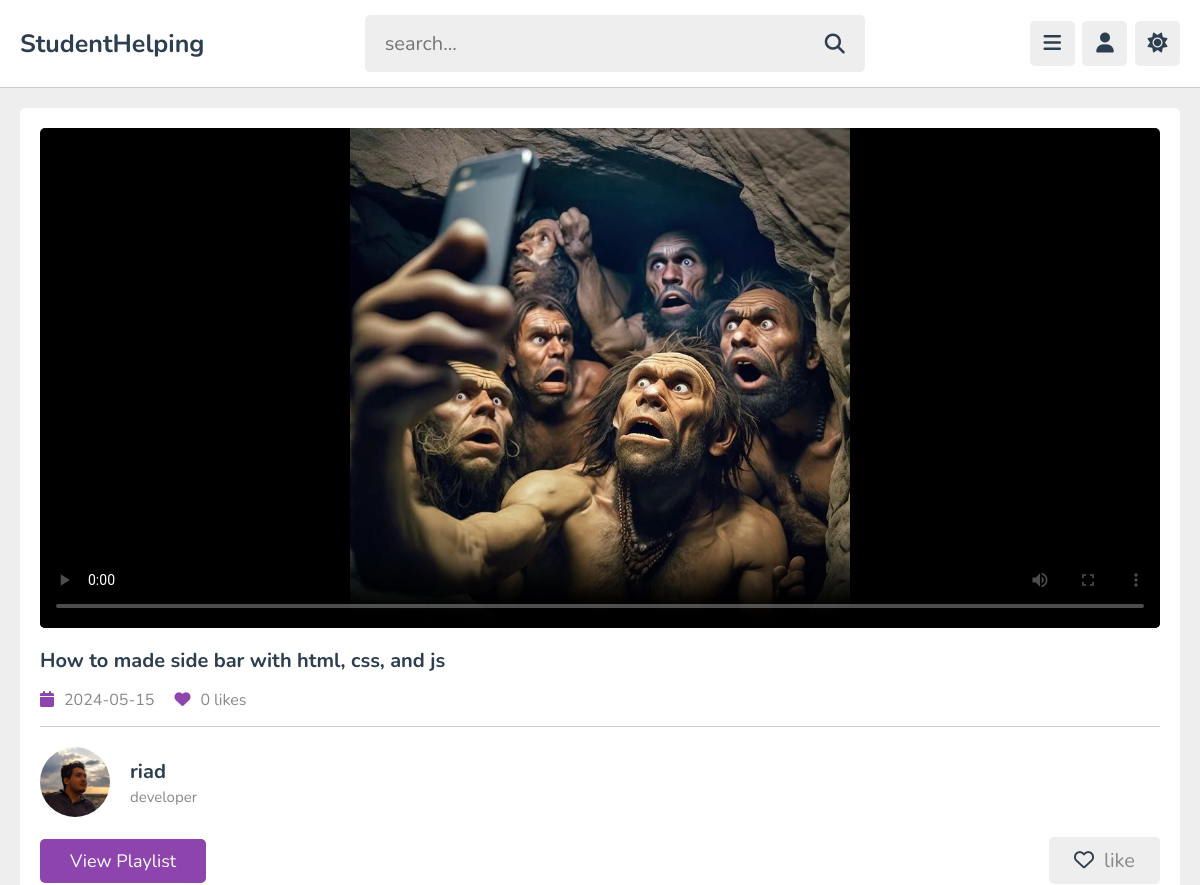
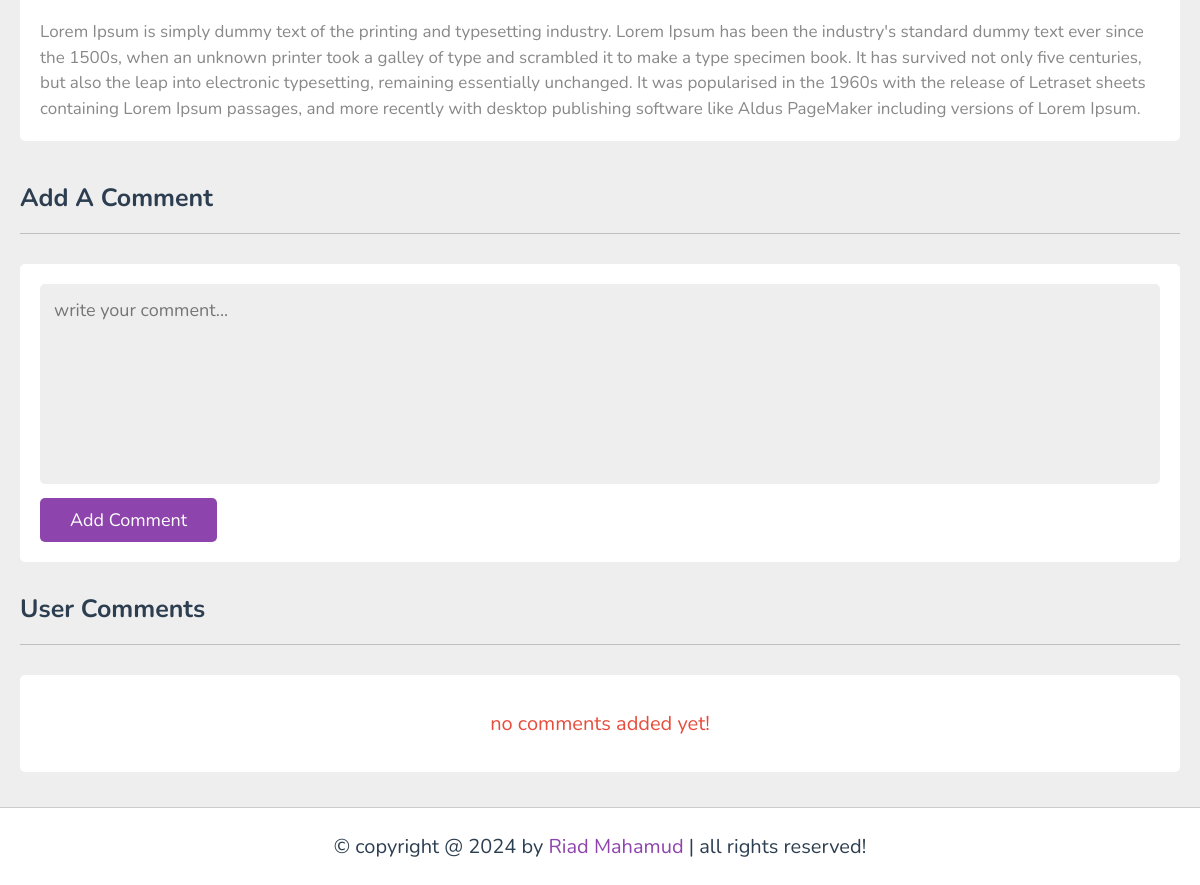
The page /watch_video.php?get_id=6vdaRswm45X4RgulImvB (signed in) on the database its author committed (2 pictures, top to bottom).
### tables this page shows
CREATE TABLE `content` (
  `id` varchar(20) NOT NULL,
  `tutor_id` varchar(20) NOT NULL,
  `playlist_id` varchar(20) NOT NULL,
  `title` varchar(100) NOT NULL,
  `description` varchar(1000) NOT NULL,
  `video` varchar(100) NOT NULL,
  `thumb` varchar(100) NOT NULL,
  `date` date NOT NULL DEFAULT current_timestamp(),
  `status` varchar(20) NOT NULL DEFAULT 'deactive'
);

CREATE TABLE `tutors` (
  `id` varchar(20) NOT NULL,
  `name` varchar(50) NOT NULL,
  `profession` varchar(50) NOT NULL,
  `email` varchar(50) NOT NULL,
  `password` varchar(50) NOT NULL,
  `image` varchar(100) NOT NULL
);

### watch_video.php (the view, shortened to what this page needs)
<?php
include 'components/connect.php';
if(isset($_COOKIE['user_id'])){
   $user_id = $_COOKIE['user_id'];
}else{
   $user_id = '';
}
if(isset($_GET['get_id'])){
   $get_id = $_GET['get_id'];
}else{
   $get_id = '';
   header('location:home.php');
}
?>
<!DOCTYPE html>
<html lang="en">
<head>
   <link rel="stylesheet" href="https://cdnjs.cloudflare.com/ajax/libs/font-awesome/6.2.0/css/all.min.css">
   <link rel="stylesheet" href="css/style.css">
</head>
<body>
<?php include 'components/user_header.php'; ?>
<section class="watch-video">
   <?php
      $select_content = $conn->prepare("SELECT * FROM `content` WHERE id = ? AND status = ?");
      $select_content->execute([$get_id, 'active']);
      if($select_content->rowCount() > 0){
         while($fetch_content = $select_content->fetch(PDO::FETCH_ASSOC)){
             $content_id = $fetch_content['id'];
            $select_likes = $conn->prepare("SELECT * FROM `likes` WHERE content_id = ?");
            $select_likes->execute([$content_id]);
            $total_likes = $select_likes->rowCount();
            $verify_likes = $conn->prepare("SELECT * FROM `likes` WHERE user_id = ? AND content_id = ?");
            $verify_likes->execute([$user_id, $content_id]);
            $select_tutor = $conn->prepare("SELECT * FROM `tutors` WHERE id = ? LIMIT 1");
            $select_tutor->execute([$fetch_content['tutor_id']]);
            $fetch_tutor = $select_tutor->fetch(PDO::FETCH_ASSOC);
   ?>
   <div class="video-details">
      <video src="uploaded_files/video/<?= $fetch_content['video']; ?>" class="video" poster="uploaded_files/<?= $fetch_content['thumb']; ?>" controls autoplay></video>
      <h3 class="title"><?= $fetch_content['title']; ?></h3>
      <div class="info">
         <p><i class="fas fa-calendar"></i><span><?= $fetch_content['date']; ?></span></p>
         <p><i class="fas fa-heart"></i><span><?= $total_likes; ?> likes</span></p>
      </div>
      <div class="tutor">
         <img src="uploaded_files/<?= $fetch_tutor['image']; ?>" alt="">
         <div>
            <h3><?= $fetch_tutor['name']; ?></h3>
            <span><?= $fetch_tutor['profession']; ?></span>
         </div>
      </div>
      <form action="" method="post" class="flex">
         <a href="playlist.php?get_id=<?= $fetch_content['playlist_id']; ?>" class="inline-btn">view playlist</a>
         <?php
            if($verify_likes->rowCount() > 0){
         ?>
         <button type="submit" name="like_content"><i class="fas fa-heart"></i><span>liked</span></button>
         <?php
         }else{
         ?>
         <button type="submit" name="like_content"><i class="far fa-heart"></i><span>like</span></button>
         <?php
            }
         ?>
      </form>
      <div class="description"><p><?= $fetch_content['description']; ?></p></div>
   </div>
   <?php
         }
      }else{
         echo '<p class="empty">no videos added yet!</p>';
      }
   ?>
</section>
<section class="comments">
   <h1 class="heading">add a comment</h1>
   <form action="" method="post" class="add-comment">
      <textarea name="comment_box" required placeholder="write your comment..." maxlength="1000" cols="30" rows="10"></textarea>
      <input type="submit" value="add comment" name="add_comment" class="inline-btn">
   </form>
   <h1 class="heading">user comments</h1>
   <div class="show-comments">
      <?php
         $select_comments = $conn->prepare("SELECT * FROM `comments` WHERE content_id = ?");
         $select_comments->execute([$get_id]);
         if($select_comments->rowCount() > 0){
            while($fetch_comment = $select_comments->fetch(PDO::FETCH_ASSOC)){
               $select_commentor = $conn->prepare("SELECT * FROM `users` WHERE id = ?");
               $select_commentor->execute([$fetch_comment['user_id']]);
               $fetch_commentor = $select_commentor->fetch(PDO::FETCH_ASSOC);
      ?>
      <div class="box" style="<?php if($fetch_comment['user_id'] == $user_id){echo 'order:-1;';} ?>">
         <div class="user">
            <img src="uploaded_files/<?= $fetch_commentor['image']; ?>" alt="">
            <div>
               <h3><?= $fetch_commentor['name']; ?></h3>
               <span><?= $fetch_comment['date']; ?></span>
            </div>
         </div>
         <p class="text"><?= $fetch_comment['comment']; ?></p>
         <?php
            if($fetch_comment['user_id'] == $user_id){
         ?>
         <form action="" method="post" class="flex-btn">
            <input type="hidden" name="comment_id" value="<?= $fetch_comment['id']; ?>">
            <button type="submit" name="edit_comment" class="inline-option-btn">edit comment</button>
            <button type="submit" name="delete_comment" class="inline-delete-btn" onclick="return confirm('delete this comment?');">delete comment</button>
         </form>
         <?php
         }
         ?>
      </div>
      <?php
       }
      }else{
         echo '<p class="empty">no comments added yet!</p>';
      }
      ?>
      </div>
</section>
<?php include 'components/footer.php'; ?>
</body>
</html>

### css/style.css (style rules this page uses)
:root { --main-color:#8e44ad; --red:#e74c3c; --oragen:#f39c12; --white:#fff; --black:#2c3e50; --light-color:#888; --light-bg:#eee; --border:.1rem solid rgba(0,0,0,.2); }
* { font-family: 'Nunito', sans-serif; margin: 0; padding: 0; box-sizing: border-box; outline: none; border: none; text-decoration: none; }
html { font-size: 62.5%; overflow-x: hidden; }
body { background-color: var(--light-bg); padding-left: 30rem; }
section { padding:2rem; max-width: 1200px; margin: 0 auto; }
.btn, .option-btn, .delete-btn, .inline-btn, .inline-option-btn, .inline-delete-btn { border-radius: .5rem; padding: 1rem 3rem; font-size: 1.8rem; color: #fff; margin-top: 1rem; text-transform: capitalize; cursor: pointer; text-align: center; }
.inline-btn, .inline-option-btn, .inline-delete-btn { display: inline-block; }
.btn, .inline-btn { background-color: var(--main-color); }
.empty { background-color: var(--white); border-radius: .5rem; padding: 1.5rem; text-align: center; width: 100%; font-size: 2rem; color: var(--red); }
.heading { padding-bottom: 1.8rem; border-bottom: var(--border); font-size: 2.5rem; color: var(--black); text-transform: capitalize; margin-bottom: 3rem; }
.watch-video .video-details { background-color: var(--white); padding: 2rem; border-radius: .5rem; }
.watch-video .video-details .video { width: 100%; border-radius: .5rem; background: #000; height: 50rem; }
.watch-video .video-details .title { font-size: 2rem; color: var(--black); padding: 1.5rem 0; }
.watch-video .video-details .info { display: flex; gap: 2rem; padding-bottom: 1.5rem; border-bottom: var(--border); }
.watch-video .video-details .info p { font-size:1.6rem; }
.watch-video .video-details .info p i { margin-right: 1rem; color: var(--main-color); }
.watch-video .video-details .info p span { color: var(--light-color); }
.watch-video .video-details .tutor { padding: 2rem 0; display: flex; align-items: center; gap: 2rem; }
.watch-video .video-details .tutor img { height: 7rem; width: 7rem; border-radius: 50%; object-fit: cover; }
.watch-video .video-details .tutor h3 { font-size: 2rem; color: var(--black); margin-bottom: .2rem; }
.watch-video .video-details .tutor span { color: var(--light-color); font-size: 1.5rem; }
.watch-video .video-details .flex { display: flex; align-items: center; gap: 1.5rem; justify-content: space-between; }
.watch-video .video-details .flex a { margin-top: 0; }
.watch-video .video-details .flex button { background-color: var(--light-bg); cursor: pointer; padding: 1rem 2.5rem; font-size: 2rem; border-radius: .5rem; }
.watch-video .video-details .flex button i { color: var(--black); margin-right: 1rem; }
.watch-video .video-details .flex button span { color: var(--light-color); }
.watch-video .video-details .description { padding-top: 2rem; }
.watch-video .video-details .description p { line-height: 1.5; font-size: 1.7rem; color: var(--light-color); white-space: pre-line; }
.comments .add-comment { background-color: var(--white); border-radius: .5rem; margin-bottom: 3rem; padding: 2rem; }
.comments .add-comment textarea { border-radius: .5rem; padding: 1.4rem; width: 100%; height: 20rem; background-color: var(--light-bg); resize: none; font-size: 1.8rem; color: var(--black); }
.comments .show-comments { background-color: var(--white); border-radius: .5rem; padding: 2rem; display: grid; gap: 2.5rem; }
@media (max-width:1200px) { body { padding-left: 0; } }

### rows shown on the page
content: title "How to made side bar with html, css, and js", date "2024-05-15", total_likes "0", tutor.image (picture), tutor.name "riad", tutor.profession "developer", description "Lorem Ipsum is simply dummy text of the printing and typesetting industry. Lorem Ipsum has been the industry's standard dummy text ever since the 1500s, when an unknown printer took a galley of type and scrambled it to make a type specimen book. It has survived not only five centuries, but also the leap into electronic typesetting, remaining essentially unchanged. It was popularised in the 1960s with the release of Letraset sheets containing Lorem Ipsum passages, and more recently with desktop publishing software like Aldus PageMaker including versions of Lorem Ipsum."
